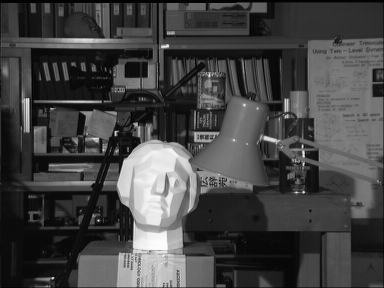
#> input picture Chapter 10/ch 10-08/tsukuba_left.tiff, 384 x 288 px
$ jupyter execute notebook.ipynb
#> lines starting #> are read from the running program, lines starting #| are printed output that depends on the picture
[cell 1]
import cv2 as cv
import matplotlib.pyplot as plt

left = cv.imread('tsukuba_left.tiff', cv.IMREAD_GRAYSCALE)
#> left is the input picture: shape (288, 384); min 0, max 253, mean 67.9
right = cv.imread('tsukuba_right.tiff', cv.IMREAD_GRAYSCALE)
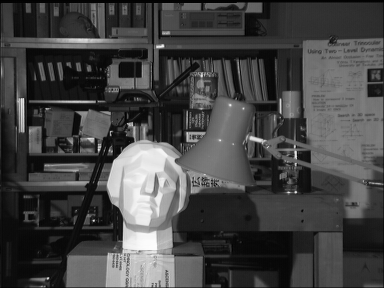
#> input picture Chapter 10/ch 10-08/tsukuba_right.tiff, 384 x 288 px
#> right is the input picture: shape (288, 384); min 0, max 253, mean 68.3

stereo = cv.StereoBM_create(numDisparities=16, blockSize=15)

disparity = stereo.compute(left, right)
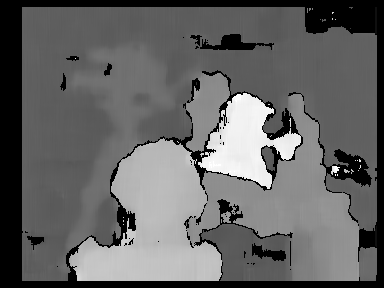
#> disparity: shape (288, 384) int16; min -16, max 240, mean 85.1; drawn with min black and max white

plt.figure(figsize=(10,10))

plt.subplot(1,2,1), plt.imshow(left, cmap='gray')
plt.xticks([]), plt.yticks([])

plt.subplot(1,2,2), plt.imshow(right, cmap='gray')
plt.xticks([]), plt.yticks([])

plt.figure(figsize=(10,10))

plt.subplot(1,2,1), plt.imshow(left, cmap='gray')
plt.xticks([]), plt.yticks([])

plt.subplot(1,2,2), plt.imshow(disparity, cmap='gray')
plt.xticks([]), plt.yticks([])
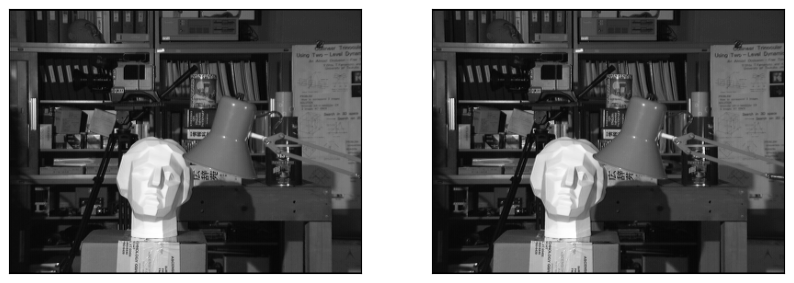
#> figure drawn by matplotlib, 2 panels
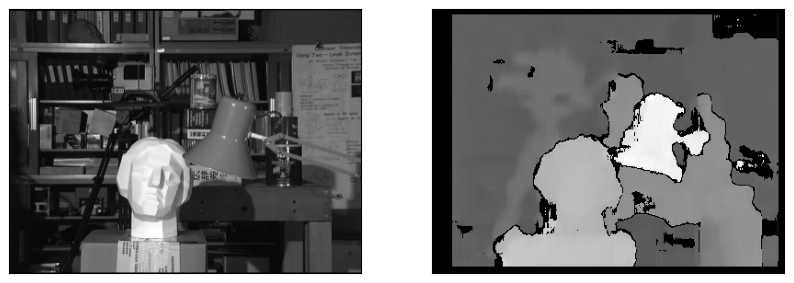
#> figure drawn by matplotlib, 2 panels
